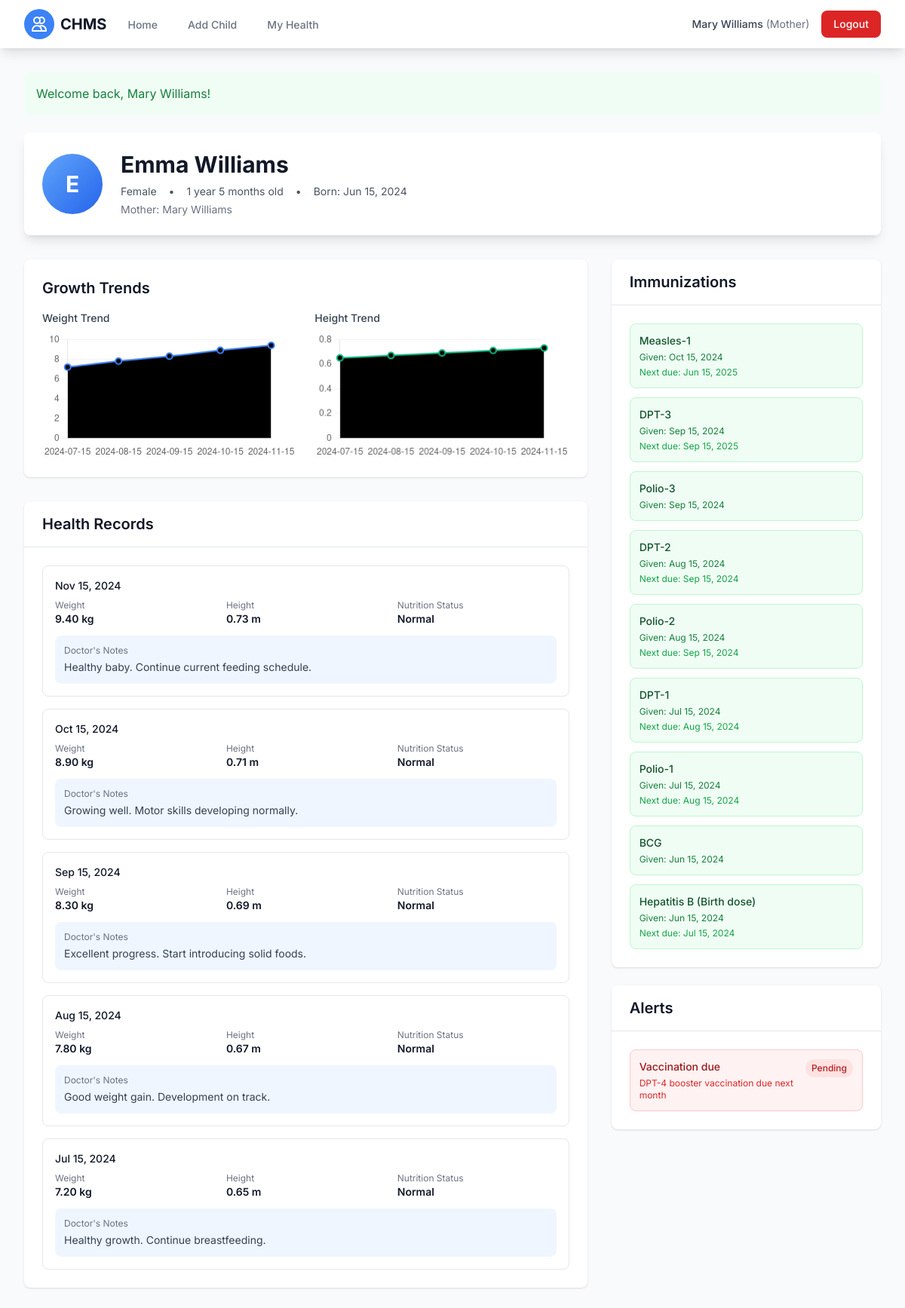
The app's page /child_profile.php?id=1 (signed in) with its own data.
### tables this page shows
CREATE TABLE children (
    child_id INT AUTO_INCREMENT PRIMARY KEY,
    mother_id INT NOT NULL,
    name VARCHAR(100) NOT NULL,
    dob DATE NOT NULL,
    gender ENUM('male', 'female') NOT NULL,
    created_at TIMESTAMP DEFAULT CURRENT_TIMESTAMP,
    FOREIGN KEY (mother_id) REFERENCES users(user_id) ON DELETE CASCADE,
    INDEX idx_mother (mother_id),
    INDEX idx_dob (dob)
);

CREATE TABLE users (
    user_id INT AUTO_INCREMENT PRIMARY KEY,
    name VARCHAR(100) NOT NULL,
    email VARCHAR(100) NOT NULL UNIQUE,
    phone VARCHAR(20),
    role ENUM('mother', 'doctor') NOT NULL DEFAULT 'mother',
    password VARCHAR(255) NOT NULL,
    created_at TIMESTAMP DEFAULT CURRENT_TIMESTAMP,
    INDEX idx_email (email),
    INDEX idx_role (role)
);

CREATE TABLE health_records (
    record_id INT AUTO_INCREMENT PRIMARY KEY,
    child_id INT NOT NULL,
    weight DECIMAL(5,2) NOT NULL COMMENT 'Weight in kilograms',
    height DECIMAL(5,2) NOT NULL COMMENT 'Height in meters',
    nutrition_status VARCHAR(50) DEFAULT 'Normal',
    vaccinations TEXT COMMENT 'JSON or comma-separated list of vaccines',
    doctor_notes TEXT,
    record_date DATE NOT NULL,
    created_at TIMESTAMP DEFAULT CURRENT_TIMESTAMP,
    FOREIGN KEY (child_id) REFERENCES children(child_id) ON DELETE CASCADE,
    INDEX idx_child (child_id),
    INDEX idx_date (record_date)
);

CREATE TABLE immunizations (
    immunization_id INT AUTO_INCREMENT PRIMARY KEY,
    child_id INT NOT NULL,
    vaccine_name VARCHAR(100) NOT NULL,
    date_given DATE NOT NULL,
    next_due_date DATE,
    created_at TIMESTAMP DEFAULT CURRENT_TIMESTAMP,
    FOREIGN KEY (child_id) REFERENCES children(child_id) ON DELETE CASCADE,
    INDEX idx_child (child_id),
    INDEX idx_next_due (next_due_date)
);

CREATE TABLE alerts (
    alert_id INT AUTO_INCREMENT PRIMARY KEY,
    child_id INT NOT NULL,
    alert_type VARCHAR(50) NOT NULL,
    message TEXT NOT NULL,
    created_at TIMESTAMP DEFAULT CURRENT_TIMESTAMP,
    status ENUM('pending', 'resolved') DEFAULT 'pending',
    FOREIGN KEY (child_id) REFERENCES children(child_id) ON DELETE CASCADE,
    INDEX idx_child (child_id),
    INDEX idx_status (status)
);

### child_profile.php (the view, shortened to what the rows shown need)
<?php
require_once __DIR__ . '/src/config/helpers.php';
require_once __DIR__ . '/src/models/Child.php';
require_once __DIR__ . '/src/models/HealthRecord.php';
require_once __DIR__ . '/src/models/Immunization.php';
require_once __DIR__ . '/src/models/Alert.php';
$childId = (int)($_GET['id'] ?? 0);
$childModel = new Child();
$childModel->child_id = $childId;
$child = $childModel->readOne();
$healthRecordModel = new HealthRecord();
$healthRecords = $healthRecordModel->readByChild($childId);
$growthTrend = $healthRecordModel->getGrowthTrend($childId);
$immunizationModel = new Immunization();
$immunizations = $immunizationModel->readByChild($childId);
$alertModel = new Alert();
$alerts = $alertModel->readAll(null, $childId);
$ageString = calculateAgeString($child['dob']);
?>
<!DOCTYPE html>
<html lang="en">
<head>
    <script src="https://cdn.tailwindcss.com"></script>
</head>
<body class="bg-gray-50">
    <div class="max-w-7xl mx-auto px-4 sm:px-6 lg:px-8 py-8">
        <div class="bg-white rounded-lg shadow-lg p-6 mb-8">
            <div class="flex items-center justify-between">
                <div class="flex items-center">
                    <div class="h-20 w-20 bg-gradient-to-br from-blue-400 to-blue-600 rounded-full flex items-center justify-center text-white text-3xl font-bold">
                        <?php echo strtoupper(substr($child['name'], 0, 1)); ?>
                    </div>
                    <div class="ml-6">
                        <h1 class="text-3xl font-bold text-gray-900"><?php echo htmlspecialchars($child['name']); ?></h1>
                        <div class="mt-2 flex items-center space-x-4 text-sm text-gray-600">
                            <span><?php echo ucfirst($child['gender']); ?></span>
                            <span>•</span>
                            <span><?php echo $ageString; ?> old</span>
                            <span>•</span>
                            <span>Born: <?php echo formatDate($child['dob']); ?></span>
                        </div>
                        <p class="mt-1 text-sm text-gray-500">Mother: <?php echo htmlspecialchars($child['mother_name']); ?></p>
                    </div>
                </div>
            </div>
        </div>
        <div class="grid grid-cols-1 lg:grid-cols-3 gap-8">
            <div class="lg:col-span-2 space-y-8">
                <?php if (!empty($growthTrend)): ?>
                    <div class="bg-white rounded-lg shadow p-6">
                        <h2 class="text-xl font-semibold text-gray-900 mb-4">Growth Trends</h2>
                    </div>
                <?php endif; ?>
                <div class="bg-white rounded-lg shadow">
                    <div class="px-6 py-4 border-b border-gray-200">
                        <h2 class="text-xl font-semibold text-gray-900">Health Records</h2>
                    </div>
                    <div class="p-6">
                        <?php if (empty($healthRecords)): ?>
                            <p class="text-sm text-gray-500">No health records yet</p>
                        <?php else: ?>
                            <div class="space-y-4">
                                <?php foreach ($healthRecords as $record): ?>
                                    <div class="border border-gray-200 rounded-lg p-4">
                                        <div class="flex justify-between items-start">
                                            <div class="flex-1">
                                                <p class="text-sm font-medium text-gray-900"><?php echo formatDate($record['record_date']); ?></p>
                                                <div class="mt-2 grid grid-cols-3 gap-4">
                                                    <div>
                                                        <p class="text-xs text-gray-500">Weight</p>
                                                        <p class="text-sm font-semibold text-gray-900"><?php echo $record['weight']; ?> kg</p>
                                                    </div>
                                                    <div>
                                                        <p class="text-xs text-gray-500">Height</p>
                                                        <p class="text-sm font-semibold text-gray-900"><?php echo $record['height']; ?> m</p>
                                                    </div>
                                                    <div>
                                                        <p class="text-xs text-gray-500">Nutrition Status</p>
                                                        <p class="text-sm font-semibold text-gray-900"><?php echo $record['nutrition_status']; ?></p>
                                                    </div>
                                                </div>
                                                <?php if (!empty($record['doctor_notes'])): ?>
                                                    <div class="mt-3 p-3 bg-blue-50 rounded-lg">
                                                        <p class="text-xs text-gray-500">Doctor's Notes</p>
                                                        <p class="text-sm text-gray-700 mt-1"><?php echo htmlspecialchars($record['doctor_notes']); ?></p>
                                                    </div>
                                                <?php endif; ?>
                                            </div>
                                        </div>
                                    </div>
                                <?php endforeach; ?>
                            </div>
                        <?php endif; ?>
                    </div>
                </div>
            </div>
            <div class="space-y-6">
                <div class="bg-white rounded-lg shadow">
                    <div class="px-6 py-4 border-b border-gray-200 flex justify-between items-center">
                        <h2 class="text-xl font-semibold text-gray-900">Immunizations</h2>
                    </div>
                    <div class="p-6">
                        <?php if (empty($immunizations)): ?>
                            <p class="text-sm text-gray-500">No immunization records</p>
                        <?php else: ?>
                            <div class="space-y-3">
                                <?php foreach ($immunizations as $imm): ?>
                                    <div class="p-3 bg-green-50 border border-green-200 rounded-lg">
                                        <p class="text-sm font-medium text-green-900"><?php echo htmlspecialchars($imm['vaccine_name']); ?></p>
                                        <p class="text-xs text-green-700 mt-1">Given: <?php echo formatDate($imm['date_given']); ?></p>
                                        <?php if ($imm['next_due_date']): ?>
                                            <p class="text-xs text-green-600 mt-1">Next due: <?php echo formatDate($imm['next_due_date']); ?></p>
                                        <?php endif; ?>
                                    </div>
                                <?php endforeach; ?>
                            </div>
                        <?php endif; ?>
                    </div>
                </div>
                <div class="bg-white rounded-lg shadow">
                    <div class="px-6 py-4 border-b border-gray-200">
                        <h2 class="text-xl font-semibold text-gray-900">Alerts</h2>
                    </div>
                    <div class="p-6">
                        <?php if (empty($alerts)): ?>
                            <p class="text-sm text-gray-500">No alerts</p>
                        <?php else: ?>
                            <div class="space-y-3">
                                <?php foreach ($alerts as $alert): ?>
                                    <div class="p-3 <?php echo $alert['status'] === 'pending' ? 'bg-red-50 border-red-200' : 'bg-gray-50 border-gray-200'; ?> border rounded-lg">
                                        <div class="flex items-start justify-between">
                                            <div>
                                                <p class="text-sm font-medium <?php echo $alert['status'] === 'pending' ? 'text-red-800' : 'text-gray-700'; ?>">
                                                    <?php echo ucfirst(str_replace('_', ' ', $alert['alert_type'])); ?>
                                                </p>
                                                <p class="text-xs <?php echo $alert['status'] === 'pending' ? 'text-red-600' : 'text-gray-500'; ?> mt-1">
                                                    <?php echo htmlspecialchars($alert['message']); ?>
                                                </p>
                                            </div>
                                            <span class="px-2 py-1 text-xs font-medium rounded-full <?php echo $alert['status'] === 'pending' ? 'bg-red-100 text-red-700' : 'bg-gray-100 text-gray-700'; ?>">
                                                <?php echo ucfirst($alert['status']); ?>
                                            </span>
                                        </div>
                                    </div>
                                <?php endforeach; ?>
                            </div>
                        <?php endif; ?>
                    </div>
                </div>
            </div>
        </div>
    </div>
    <script>
        // Growth chart data
        const growthData = <?php echo json_encode($growthTrend); ?>;
        if (growthData && growthData.length > 0) {
            const dates = growthData.map(item => item.record_date);
            const weights = growthData.map(item => parseFloat(item.weight));
            const heights = growthData.map(item => parseFloat(item.height));
            // Weight Chart
            createLineChart('weightChart', dates, weights, 'Weight (kg)', 'rgb(59, 130, 246)');
            // Height Chart
            createLineChart('heightChart', dates, heights, 'Height (m)', 'rgb(16, 185, 129)');
        }
    </script>
</body>
</html>

### records on screen
children: name "E", name "Emma Williams", gender "Female", dob "1 year 5 months", dob "Jun 15, 2024", mother.name "Mary Williams"
health_records: record_date "Nov 15, 2024", weight "9.40", height "0.73", nutrition_status "Normal", doctor_notes "Healthy baby. Continue current feeding schedule."
health_records: record_date "Oct 15, 2024", weight "8.90", height "0.71", nutrition_status "Normal", doctor_notes "Growing well. Motor skills developing normally."
health_records: record_date "Sep 15, 2024", weight "8.30", height "0.69", nutrition_status "Normal", doctor_notes "Excellent progress. Start introducing solid foods."
health_records: record_date "Aug 15, 2024", weight "7.80", height "0.67", nutrition_status "Normal", doctor_notes "Good weight gain. Development on track."
health_records: record_date "Jul 15, 2024", weight "7.20", height "0.65", nutrition_status "Normal", doctor_notes "Healthy growth. Continue breastfeeding."
immunizations: vaccine_name "Measles-1", date_given "Oct 15, 2024", next_due_date "Jun 15, 2025"
immunizations: vaccine_name "DPT-3", date_given "Sep 15, 2024", next_due_date "Sep 15, 2025"
immunizations: vaccine_name "Polio-3", date_given "Sep 15, 2024"
immunizations: vaccine_name "DPT-2", date_given "Aug 15, 2024", next_due_date "Sep 15, 2024"
immunizations: vaccine_name "Polio-2", date_given "Aug 15, 2024", next_due_date "Sep 15, 2024"
immunizations: vaccine_name "DPT-1", date_given "Jul 15, 2024", next_due_date "Aug 15, 2024"
immunizations: vaccine_name "Polio-1", date_given "Jul 15, 2024", next_due_date "Aug 15, 2024"
immunizations: vaccine_name "BCG", date_given "Jun 15, 2024"
immunizations: vaccine_name "Hepatitis B (Birth dose)", date_given "Jun 15, 2024", next_due_date "Jul 15, 2024"
alerts: alert_type "Vaccination due", message "DPT-4 booster vaccination due next month", status "Pending"

### other values on screen
$userName "Mary Williams"
$userRole "Mother"
$flashMessage['message'] "Welcome back, Mary Williams!"
